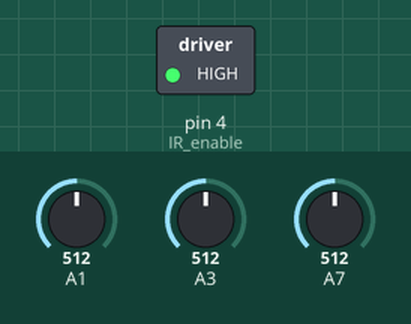
Simulated run of this sketch. Board: Arduino Nano, built with avr-gcc and run on an emulated ATmega328P. On the bench: switched loads named in the sketch (green lamp = pin HIGH). Inputs (shaded band) come from the test bench; at power-on: A1 = 512, A3 = 512, A7 = 512. No radio packets arrive unless stated; what the sketch prints to the serial monitor is not drawn.

Above: at 1.2 s.
1.3 s: A1 set to 975
2.8 s: A1 set to 1005
4.9 s: A3 set to 975
6.4 s: A3 set to 1000
8.5 s: A7 set to 981
10.0 s: A7 set to 1004
Timing chart, 0 to 13.0 s (numbered marks = the images above; inputs shaded):
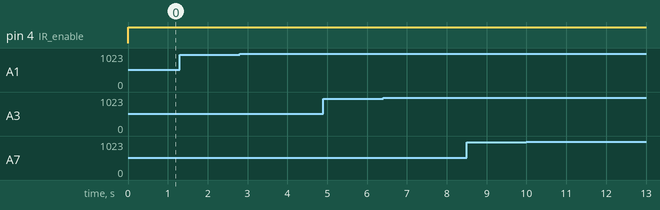

The sketch:

irsouth.ino
```cpp
// Basic test of Mona robot including proximity sensors and open-loop motion control
#include <SPI.h>
#include <nRF24L01.h>
#include <RF24.h>

RF24 radio(7, 8); // CE, CSN

const byte address[6] = "CA100820";
// pin config for basic platform test

int IR_enable=4;
int IR_threshold= 990; // 0 white close obstacle -- 1023 no obstacle


void setup() {
// initialize serial communication at 9600 bits per second:
 Serial.begin(9600);
// initialize Ports
  pinMode(IR_enable, OUTPUT);
  radio.begin();
  radio.openWritingPipe(address);
  radio.openReadingPipe(0,address);
  radio.setPALevel(RF24_PA_MIN);
}

// Variables for 5 IR proximity sensors
int IR_right,IR_front,IR_left;

void IR_proximity_read(){    // read IR sensors
  int n=5;  // average parameter
  digitalWrite(IR_enable, HIGH);  //IR Enable
  IR_right=0;
  IR_front=0;
  IR_left=0;
  for (int i=0;i<n;i++){
    IR_left+=analogRead(A3);
    IR_front+=analogRead(A1);
    IR_right+=analogRead(A7);
    delay(5);
  }
  IR_right/=n;
  IR_front/=n;
  IR_left/=n;
}

void Obstacle_avoidance(int orientation) {
  bool front_obstacle = IR_front < IR_threshold;
  bool right_obstacle = IR_right < IR_threshold;
  bool left_obstacle = IR_left < IR_threshold;

  // Reset walls array
  int walls[4] = {0};

  // Calculate index for the walls array based on orientation
  int wall_index = (orientation + 2) % 4;

  // Set appropriate wall based on obstacle and orientation
  if (front_obstacle && right_obstacle && left_obstacle) {
    Serial.println("LEFT AND RIGHT AND FRONT WALLS");
    walls[wall_index] = 1;
    walls[(wall_index + 1) % 4] = 1;
    walls[(wall_index + 3) % 4] = 1;
  }
  else if (front_obstacle && right_obstacle) {
    Serial.println("RIGHT AND FRONT WALLS");
    walls[wall_index] = 1;
    walls[(wall_index + 1) % 4] = 1;
  }
  else if (front_obstacle && left_obstacle) {
    Serial.println("LEFT AND FRONT WALLS");
    walls[wall_index] = 1;
    walls[(wall_index + 3) % 4] = 1;
  }
  else if (right_obstacle && left_obstacle) {
    Serial.println("RIGHT AND LEFT WALL");
    walls[(wall_index + 1) % 4] = 1;
    walls[(wall_index + 3) % 4] = 1;
  }
  else if (right_obstacle) {
    Serial.println("RIGHT WALL");
    walls[(wall_index + 1) % 4] = 1;
  }
  else if (left_obstacle) {
    Serial.println("LEFT WALL");
    walls[(wall_index + 3) % 4] = 1;
  }
  else if (front_obstacle) {
    Serial.println("FRONT WALL");
    walls[wall_index] = 1;
  }
  else {
    Serial.println("NO WALLS");
  }

  // Send walls array over radio
  radio.write(walls, sizeof(walls));
}


void Receive_Coordinates(){
  if(radio.available()) {
    int coord[4];
    radio.read(&coord, sizeof(coord));
    for(int i=0; i<sizeof(coord) / sizeof(coord[0]); i++){
      Serial.print(coord[i]);
      Serial.print(" ");
    }
  }
  Serial.println();
}
// send IR readings to Serial Monitor

void Send_sensor_readings(){
 Serial.print(IR_left);
 Serial.print(',');
 Serial.print(IR_front);
 Serial.print(',');
 Serial.println(IR_right);
}


// the loop routine runs over and over again forever:
void loop() {
 int orientation = 0;
 IR_proximity_read();
 //Send_sensor_readings();
 radio.stopListening();
 Obstacle_avoidance(orientation);
 radio.startListening();
 Receive_Coordinates();
 delay(100);        // delay in between reads for stability
}
```

Measured:
- after the input at 1.3 s, every drawn part: stays the same
- after the input at 2.8 s, every drawn part: stays the same
- after the input at 4.9 s, every drawn part: stays the same
- after the input at 6.4 s, every drawn part: stays the same
- after the input at 8.5 s, every drawn part: stays the same
- after the input at 10.0 s, every drawn part: stays the same
